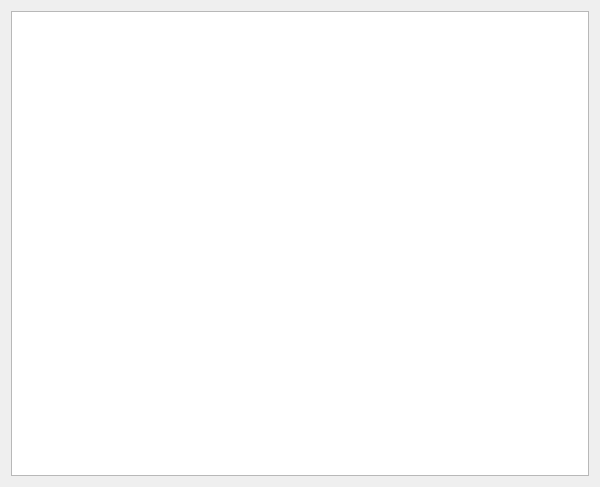
<?xml version="1.0" encoding="UTF-8"?>
<ui version="4.0">
 <class>previewForm</class>
 <widget class="QWidget" name="previewForm">
  <property name="geometry">
   <rect>
    <x>0</x>
    <y>0</y>
    <width>600</width>
    <height>487</height>
   </rect>
  </property>
  <property name="minimumSize">
   <size>
    <width>200</width>
    <height>200</height>
   </size>
  </property>
  <property name="windowTitle">
   <string>AffineMove preview</string>
  </property>
  <layout class="QVBoxLayout" name="verticalLayout">
   <item>
    <widget class="QGraphicsView" name="cameraview">
     <property name="focusPolicy">
      <enum>Qt::FocusPolicy::WheelFocus</enum>
     </property>
    </widget>
   </item>
  </layout>
 </widget>
 <resources/>
 <connections/>
</ui>
